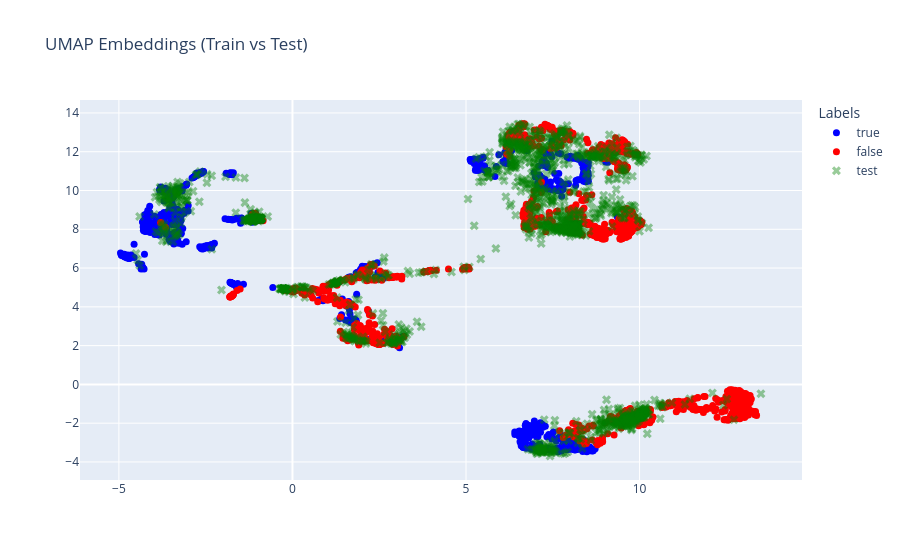

Notebook source saved alongside this figure:
### Code cell
plot_umap_from_precomputed(EP_C_Tr,LP_C_Tr,"ICDAR(1)/ICDAR/Christine de Pizan/img_cropped",EP_C_Te, LP_C_Te,"ICDAR(1)/ICDAR/Christine de Pizan/img_cropped_test", output_file = "res/Emb_Pizan_cropped.html")

### Figure 1 — Plotly figure (JSON) as saved in the notebook; plotly's stock layout.template omitted (floating-point values rounded to 4 significant figures; data arrays with more than 128 entries replaced by an {"elided": "..."} marker saying what was removed)
{"data": [{"hovertext": {"elided": "996 str values"}, "marker": {"color": "blue", "size": 7, "symbol": "circle"}, "mode": "markers", "name": "true", "text": {"elided": "996 str values"}, "type": "scatter", "x": {"elided": "996 float values"}, "y": {"elided": "996 float values"}}, {"marker": {"color": "red", "size": 7, "symbol": "circle"}, "mode": "markers", "name": "false", "text": {"elided": "1412 str values"}, "type": "scatter", "x": {"elided": "1412 float values"}, "y": {"elided": "1412 float values"}}, {"marker": {"color": "green", "opacity": 0.4, "size": 8, "symbol": "x"}, "mode": "markers", "name": "test", "text": {"elided": "1571 str values"}, "type": "scatter", "x": {"elided": "1571 float values"}, "y": {"elided": "1571 float values"}}], "layout": {"legend": {"title": {"text": "Labels"}}, "title": {"text": "UMAP Embeddings (Train vs Test)"}}}
